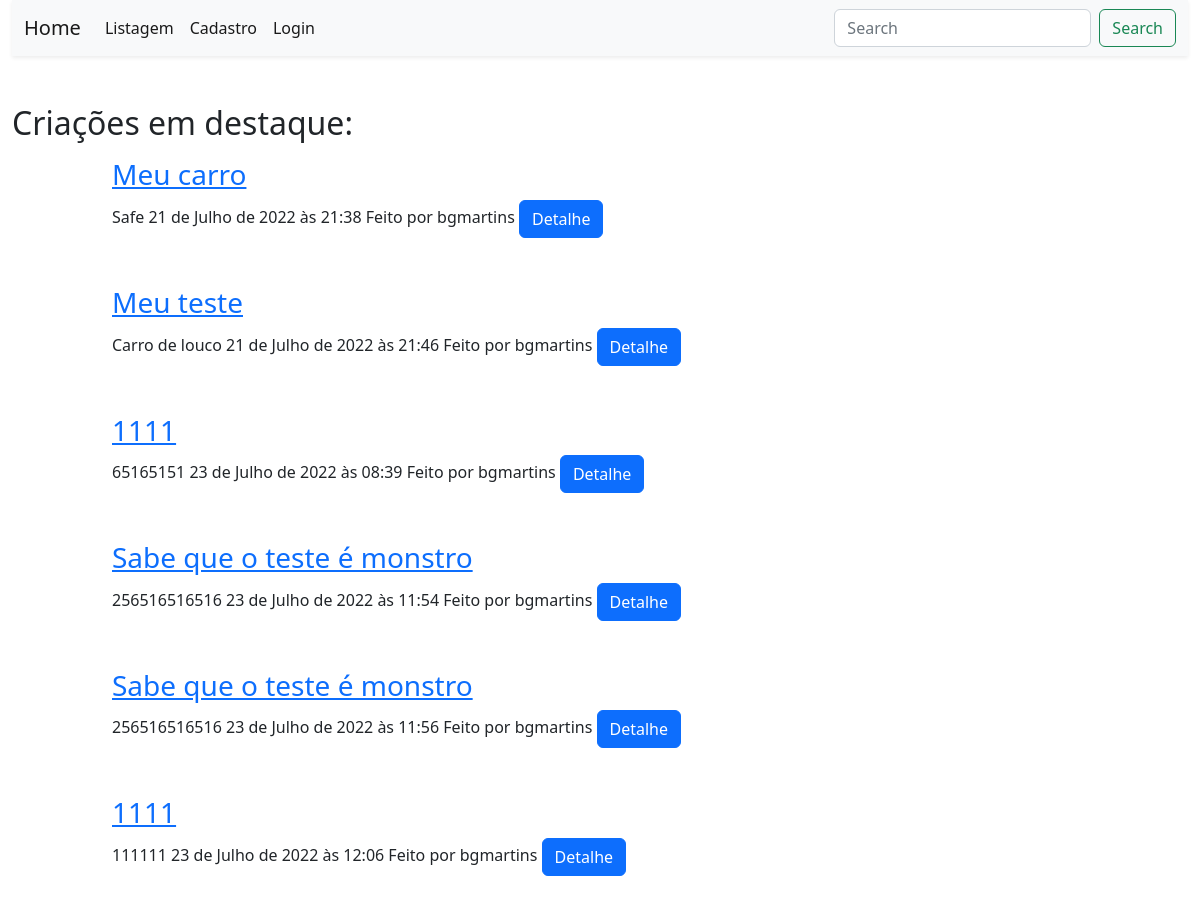
The page / on the database its author committed.
### blog/models.py (models this page shows, shortened)
class Post(models.Model):
    autor = models.ForeignKey(settings.AUTH_USER_MODEL, on_delete=models.CASCADE)
    titulo = models.CharField(max_length=200)
    text = models.TextField()
    data_criacao = models.DateTimeField(default=timezone.now)
    data_pub = models.DateTimeField(blank=True, null=True)

### blog/views.py (the view)
# urls.py: path('', Minha_home.as_view(), name='home'),
class Minha_home(generic.TemplateView):
    template_name = "blog/home.html"
    def get(self, request, *args, **kwargs):
        context = super(Minha_home, self).get_context_data(**kwargs)
        obj = Post.objects.filter(data_criacao__lte=timezone.now())
        obj = obj.order_by('data_pub')
        context.update({
            'obj' : obj[:6]
        })
        return super(Minha_home, self).get( request, *args, **context)

### blog/templates/blog/home.html (shortened to what this page needs)
{% extends 'blog/base.html' %}
{% block conteudo %}
    <div class="col-10 mb-3">
        <h2>Criações em destaque:</h2>
    </div>
    {% for post in obj %}
    <div class="row justify-content-center">
        <div class="col-10 mb-5">
            <h3><a href="{% url 'detalhe' post.id %}">{{post.titulo}}</a></h3>
            <span>{{post.text}}</span>
            <span>{{post.data_criacao}}</span>
            <span>Feito por {{post.autor}}</span>
            <a href="{% url 'detalhe' post.id %}" class="btn btn-primary">Detalhe</a>
        </div>
    </div>
    {% endfor %}
{% endblock %}

### rows shown on the page
Post: titulo "Meu carro", text "Safe", data_criacao "21 de Julho de 2022 às 21:38", autor "bgmartins"
Post: titulo "Meu teste", text "Carro de louco", data_criacao "21 de Julho de 2022 às 21:46", autor "bgmartins"
Post: titulo "1111", text "65165151", data_criacao "23 de Julho de 2022 às 08:39", autor "bgmartins"
Post: titulo "Sabe que o teste é monstro", text "256516516516", data_criacao "23 de Julho de 2022 às 11:54", autor "bgmartins"
Post: titulo "Sabe que o teste é monstro", text "256516516516", data_criacao "23 de Julho de 2022 às 11:56", autor "bgmartins"
Post: titulo "1111", text "111111", data_criacao "23 de Julho de 2022 às 12:06", autor "bgmartins"
